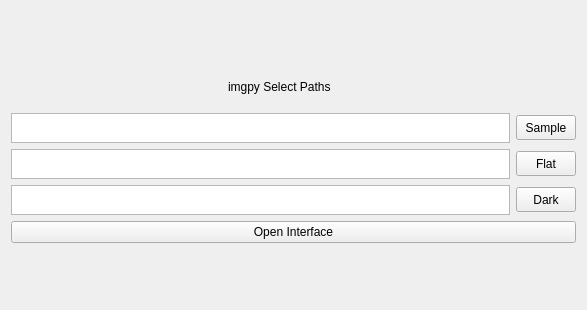
<?xml version="1.0" encoding="UTF-8"?>
<ui version="4.0">
 <class>Form</class>
 <widget class="QWidget" name="Form">
  <property name="geometry">
   <rect>
    <x>0</x>
    <y>0</y>
    <width>587</width>
    <height>310</height>
   </rect>
  </property>
  <property name="windowTitle">
   <string>Form</string>
  </property>
  <layout class="QVBoxLayout" name="verticalLayout_2">
   <item>
    <layout class="QVBoxLayout" name="verticalLayout">
     <item>
      <layout class="QHBoxLayout" name="horizontalLayout">
       <property name="spacing">
        <number>6</number>
       </property>
       <property name="sizeConstraint">
        <enum>QLayout::SetMinimumSize</enum>
       </property>
       <item>
        <widget class="QLabel" name="label">
         <property name="minimumSize">
          <size>
           <width>130</width>
           <height>40</height>
          </size>
         </property>
         <property name="maximumSize">
          <size>
           <width>130</width>
           <height>40</height>
          </size>
         </property>
         <property name="text">
          <string>imgpy Select Paths</string>
         </property>
        </widget>
       </item>
      </layout>
     </item>
     <item>
      <layout class="QHBoxLayout" name="sample_path_layout">
       <property name="sizeConstraint">
        <enum>QLayout::SetMinimumSize</enum>
       </property>
       <item>
        <widget class="QTextEdit" name="sample_path">
         <property name="sizePolicy">
          <sizepolicy hsizetype="Minimum" vsizetype="Minimum">
           <horstretch>0</horstretch>
           <verstretch>0</verstretch>
          </sizepolicy>
         </property>
         <property name="minimumSize">
          <size>
           <width>40</width>
           <height>30</height>
          </size>
         </property>
         <property name="maximumSize">
          <size>
           <width>500</width>
           <height>30</height>
          </size>
         </property>
        </widget>
       </item>
       <item>
        <widget class="QPushButton" name="sample_button">
         <property name="minimumSize">
          <size>
           <width>60</width>
           <height>25</height>
          </size>
         </property>
         <property name="maximumSize">
          <size>
           <width>60</width>
           <height>25</height>
          </size>
         </property>
         <property name="text">
          <string>Sample</string>
         </property>
        </widget>
       </item>
      </layout>
     </item>
     <item>
      <layout class="QHBoxLayout" name="flat_path_layout">
       <property name="sizeConstraint">
        <enum>QLayout::SetMinimumSize</enum>
       </property>
       <item>
        <widget class="QTextEdit" name="flat_path">
         <property name="sizePolicy">
          <sizepolicy hsizetype="Minimum" vsizetype="Minimum">
           <horstretch>0</horstretch>
           <verstretch>0</verstretch>
          </sizepolicy>
         </property>
         <property name="minimumSize">
          <size>
           <width>40</width>
           <height>30</height>
          </size>
         </property>
         <property name="maximumSize">
          <size>
           <width>500</width>
           <height>30</height>
          </size>
         </property>
        </widget>
       </item>
       <item>
        <widget class="QPushButton" name="flat_button">
         <property name="minimumSize">
          <size>
           <width>60</width>
           <height>25</height>
          </size>
         </property>
         <property name="maximumSize">
          <size>
           <width>60</width>
           <height>25</height>
          </size>
         </property>
         <property name="text">
          <string>Flat</string>
         </property>
        </widget>
       </item>
      </layout>
     </item>
     <item>
      <layout class="QHBoxLayout" name="dark_path_layout">
       <property name="sizeConstraint">
        <enum>QLayout::SetMinimumSize</enum>
       </property>
       <item>
        <widget class="QTextEdit" name="dark_path">
         <property name="sizePolicy">
          <sizepolicy hsizetype="Minimum" vsizetype="Minimum">
           <horstretch>0</horstretch>
           <verstretch>0</verstretch>
          </sizepolicy>
         </property>
         <property name="minimumSize">
          <size>
           <width>40</width>
           <height>30</height>
          </size>
         </property>
         <property name="maximumSize">
          <size>
           <width>500</width>
           <height>30</height>
          </size>
         </property>
        </widget>
       </item>
       <item>
        <widget class="QPushButton" name="dark_button">
         <property name="minimumSize">
          <size>
           <width>60</width>
           <height>25</height>
          </size>
         </property>
         <property name="maximumSize">
          <size>
           <width>60</width>
           <height>25</height>
          </size>
         </property>
         <property name="text">
          <string>Dark</string>
         </property>
        </widget>
       </item>
      </layout>
     </item>
     <item>
      <layout class="QHBoxLayout" name="horizontalLayout_2">
       <item>
        <widget class="QPushButton" name="pushButton">
         <property name="text">
          <string>Open Interface</string>
         </property>
        </widget>
       </item>
      </layout>
     </item>
    </layout>
   </item>
  </layout>
 </widget>
 <resources/>
 <connections/>
</ui>
